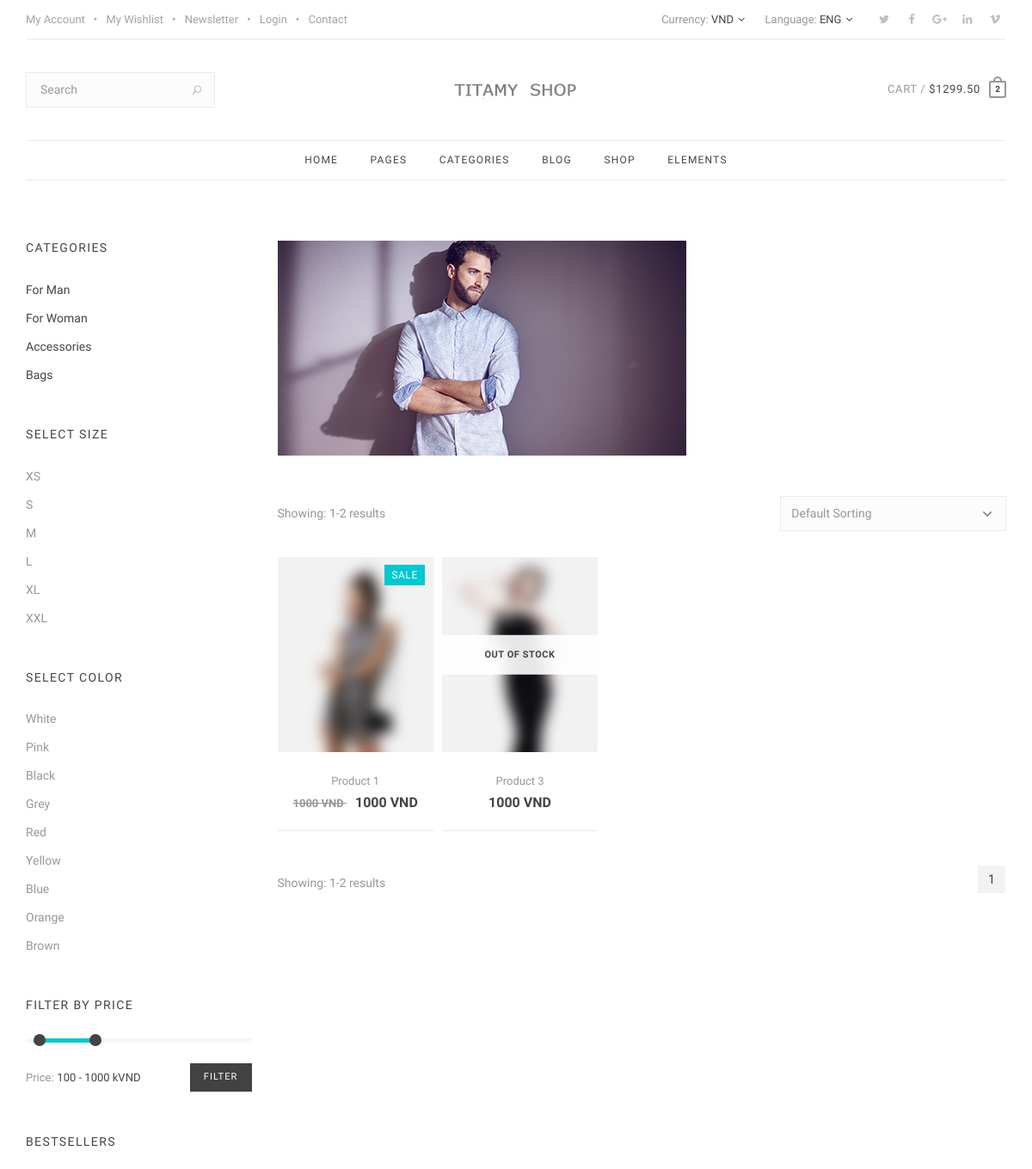
Page /catalog/5/ (upper part) on the earlier database version.
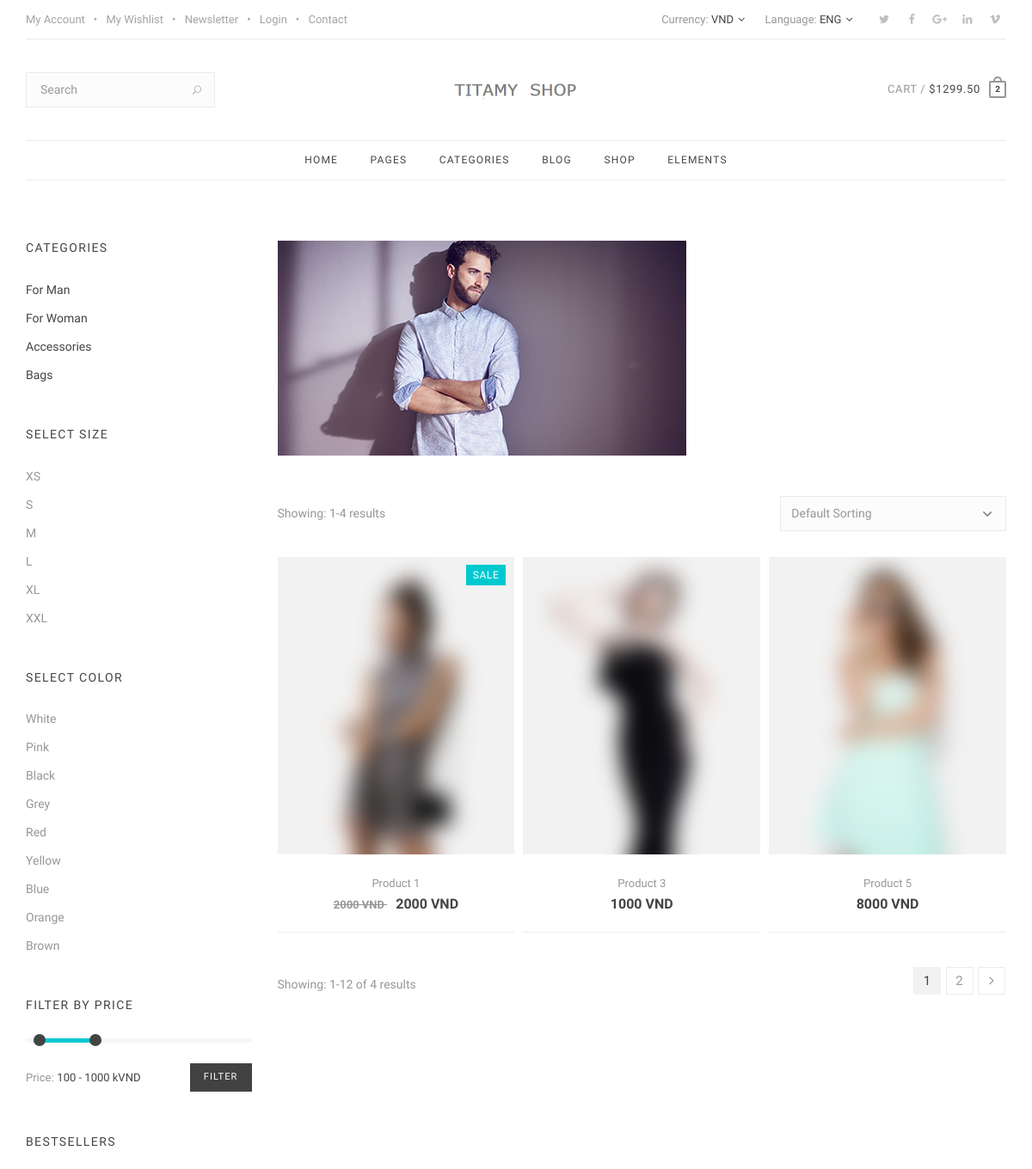
Same page on the later database version.
### home/models.py (models this page shows, shortened)
class ProductDetail(models.Model):
    product_id = models.AutoField(primary_key=1, auto_created=1, unique=1)
    cate_id = models.ForeignKey(Category, on_delete=models.CASCADE)
    product_detail_name = models.CharField(max_length=200)
    product_detail_description = models.TextField(null=True, default="-")
    product_detail_image = models.ImageField(null=True)
    product_detail_price = models.IntegerField(default=0)
    product_detail_discount = models.IntegerField(default=0, validators=[MaxValueValidator(100), MinValueValidator(0)])
    product_detail_quantity = models.IntegerField(default=0)
    product_detail_date = models.DateTimeField(auto_now_add=True)
    product_detail_saled = models.IntegerField(default=0)
    product_detail_favorited = models.IntegerField(default=0)
    product_detail_status = models.BooleanField(default=1)

class Category(models.Model):
    cate_id = models.AutoField(primary_key=1, auto_created=1)
    cate_parent_id = models.IntegerField()
    cate_name = models.CharField(max_length=50)
    cate_description = models.CharField(max_length=200)
    cate_imgage = models.ImageField(null=True)
    cate_status = models.BooleanField(default=1)

class Size(models.Model):
    size_id = models.AutoField(primary_key=1, auto_created=1, unique=1)
    size_name = models.CharField(max_length=5)

class Color(models.Model):
    color_id = models.AutoField(primary_key=1, auto_created=1, unique=1)
    color_name = models.CharField(max_length=30)

### home/views.py (the view)
# urls.py: path('catalog/<str:id>/', views.catalog, name='catalog'),
def catalog(request, id):
    cateParent = Category.objects.all()
    category = Category.objects.get(cate_id=id)
    product_detail_list = ProductDetail.objects.filter(cate_id=id)
    order_by = request.GET.get('order_by')
    if order_by == "price-low-to-high":
        product_detail_list = product_detail_list.order_by('product_detail_price')
    elif order_by == "price-high-to-low":
        product_detail_list = product_detail_list.order_by('-product_detail_price')
    elif order_by == "by-popularity":
        product_detail_list = product_detail_list.order_by('-product_detail_saled')
    elif order_by == "date":
        product_detail_list = product_detail_list.order_by('-product_detail_date')
    elif order_by == "rating":
        product_detail_list = product_detail_list.order_by('-product_detail_favorited')
    elif order_by == "default-sorting":
        product_detail_list = product_detail_list
    paginator = Paginator(product_detail_list, 3)
    page = request.GET.get('page')
    product_detail = paginator.get_page(page)
    count_product = product_detail_list.count()
    cate_list = basic.getCategoryList(0)
    size_list = basic.getSizeList(-1)
    color_list = basic.getColorList(-1)
    context = {
        'parents': cateParent,
        'categories': category,
        'product_details': product_detail,
        'count_product': count_product,
        'cate_lists': cate_list,
        'size_lists': size_list,
        'color_lists': color_list,
        'order_by': order_by,
    }
    return render(request, 'home/catalog.html', context)

### PythonWeb/basic.py (called while the page is built)
def getCategoryList(cate_parent_id):
    if cate_parent_id == -1: #if cate_parent_id = -1 => get all of category
        cate_list = Category.objects.all()
    else:
        cate_list = Category.objects.filter(cate_parent_id=cate_parent_id)
    return cate_list

def getSizeList(size_name):
    if size_name == -1:
        size_list = Size.objects.all()
    else:
        size_list = Size.objects.filter(size_name=size_name)
    return size_list

def getColorList(color_name):
    if color_name == -1:
        color_list = Color.objects.all()
    else:
        color_list = Color.objects.filter(color_name=color_name)
    return color_list

### templates/home/catalog.html (shortened to what the changed rows need)
{% extends "home/base.html" %}
{% block content %}
    <section class="section-wrap pt-70 pb-40 catalogue">
      <div class="container relative">
        <div class="row">
          <div class="col-md-9 catalogue-col right mb-50">
            <div class="banner-wrap relative">
              <div class="hero-holder text-center right-align">
                <div class="hero-lines mb-0">
                  <h1 class="hero-heading white">{{ categories.cate_name }}</h1>
                </div>
              </div>
            </div>
            <div class="shop-filter" >
                {% if count_product <= 12 %}
                    <p class="result-count">Showing: 1-{{ count_product }} results</p>
                {% else %}
                    <p class="result-count">Showing: 1-12 of {{ count_product }} results</p>
                {% endif %}
              <form class="ecommerce-ordering">
                <select id="order" onchange="myFunction()">
                </select>
              </form>
            </div>
            <div class="shop-catalogue grid-view left">
              <div class="row row-10 items-grid">
                {% for product_detail in product_details %}
                    <div class="col-md-4 col-xs-6">
                      <div class="product-item">
                        <div class="product-img">
                          <a href='{% url 'productDetail' product_detail.product_id %}'>
                            <img src="{{ product_detail.product_detail_image.url }}" alt="">
                          </a>
                          {% if product_detail.product_detail_discount > 0 %}
                                    <div class="product-label">
                                        <span class="sale">sale</span>
                                    </div>
                                {% endif %}
                                {% if product_detail.product_detail_quantity == 0 %}
                                    <span class="sold-out valign">out of stock</span>
                                {% endif %}
                        </div>
                        <div class="product-details">
                          <h3>
                            <a class="product-title" href='{% url 'productDetail' product_detail.product_id %}'>{{ product_detail.product_detail_name }}</a>
                          </h3>
                          <span class="price">
                            {% if product_detail.product_detail_discount > 0 %}
                                <del>
                                    <span id="originPrice">{{ product_detail.product_detail_price }} VND</span>
                                </del>
                                <ins>
                                    <span class="ammount">{{ product_detail.product_detail_price }} VND</span>
                                </ins>
                            {% else %}
                                <ins>
                                    <span class="ammount">{{ product_detail.product_detail_price }} VND</span>
                                </ins>
                            {% endif %}
                          </span>
                        </div>
                      </div>
                    </div>
                {% endfor %}
              </div>
            </div>
            <div class="pagination-wrap">
                {% if count_product <= 3 %}
                    <p class="result-count">Showing: 1-{{ count_product }} results</p>
                    <nav class="pagination right clear">
                    <span class="page-numbers current">{{ product_details.number }}</span>
                    </nav>
                {% else %}
                    <p class="result-count">Showing: 1-12 of {{ count_product }} results</p>
                    <nav class="pagination right clear">
                        <span class="page-numbers current">{{ product_details.number }}</span>
                        {% if product_details.has_next %}
                            <a href="?page={{ product_details.next_page_number }}&order_by={{ order_by }}" class="page-numbers ">{{ product_details.next_page_number }}</a>
                            <a href="?page={{ product_details.paginator.num_pages }}&order_by={{ order_by }}"><i class="fa fa-angle-right"></i></a>
                        {% endif %}
                    </nav>
                {% endif %}
            </div>
          </div>
          <aside class="col-md-3 sidebar left-sidebar">
            <div class="widget categories">
              <ul class="list-no-dividers">
                  {% for cate_list in cate_lists %}
                      <li class="active-cat">
                        <a href='{% url 'catalog' cate_list.cate_id %}'>{{ cate_list.cate_name }}</a>
                      </li>
                  {% endfor %}
              </ul>
            </div>
            <div class="widget categories">
              <ul class="list-no-dividers">
                  {% for size_list in size_lists %}
                      <li>
                          <a href="#">{{ size_list.size_name }}</a>
                      </li>
                  {% endfor %}
              </ul>
            </div>
            <div class="widget categories">
              <ul class="list-no-dividers">
                  {% for color_list in color_lists %}
                      <li>
                          <a href="#">{{ color_list.color_name }}</a>
                      </li>
                  {% endfor %}
              </ul>
            </div>
          </aside>
        </div>
      </div>
    </section>
{% endblock %}

Differences in the rows shown:
changed ProductDetail "Product 1": product_detail_price "1000" → "2000"
changed ProductDetail "Product 3": product_detail_quantity 0 → 10 (drawn)
added ProductDetail: product_detail_image (picture), product_detail_name "Product 5", product_detail_price "8000"
Other differences:
{{ count_product }}: "2" → "4"
{{ count_product }}: (not shown) → "4"
{{ product_details.number }}: (not shown) → "1"
{{ product_details.next_page_number }}: (not shown) → "2"
{{ count_product }}: "2" → (not shown)
{{ product_details.number }}: "1" → (not shown)
text no longer shown: "Showing: 1-"
text now shown: "Showing: 1-12 of"
